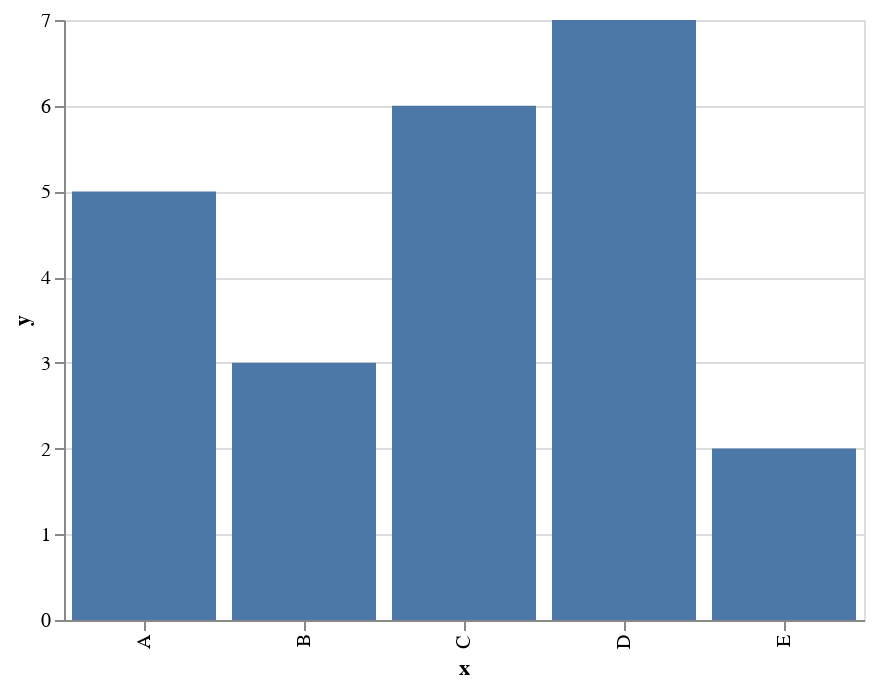

The notebook cell saved with this chart:
### Code cell
# cannot infer the types (JSON)

import altair as alt

data = alt.Data(values=[{'x': 'A', 'y': 5},
                        {'x': 'B', 'y': 3},
                        {'x': 'C', 'y': 6},
                        {'x': 'D', 'y': 7},
                        {'x': 'E', 'y': 2}])
alt.Chart(data).mark_bar().encode(
    x='x:O',  # specify ordinal data
    y='y:Q',  # specify quantitative data
)

### Figure 1 — Vega-Lite specification as saved in the notebook (floating-point values rounded to 4 significant figures)
{"$schema": "https://vega.github.io/schema/vega-lite/v2.6.0.json", "config": {"view": {"height": 300, "width": 400}}, "data": {"values": [{"x": "A", "y": 5}, {"x": "B", "y": 3}, {"x": "C", "y": 6}, {"x": "D", "y": 7}, {"x": "E", "y": 2}]}, "encoding": {"x": {"field": "x", "type": "ordinal"}, "y": {"field": "y", "type": "quantitative"}}, "mark": "bar"}
